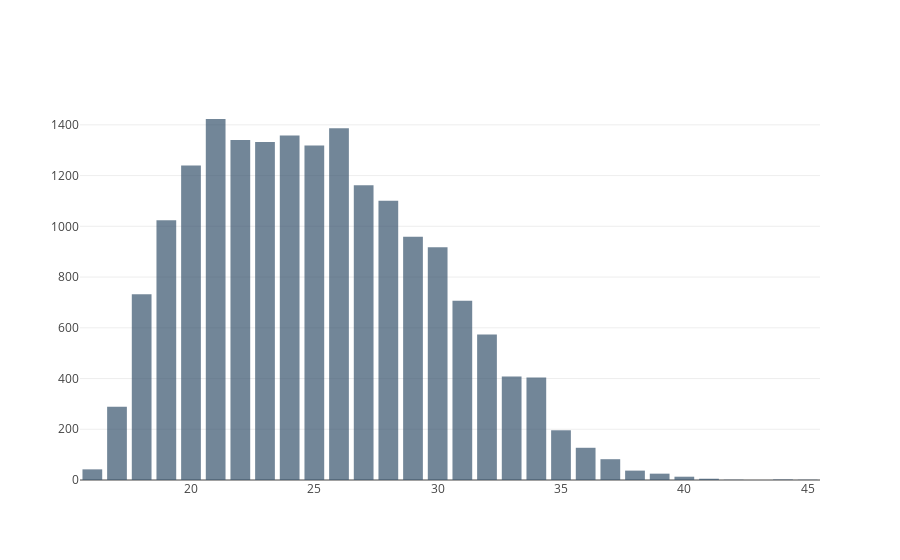

The code cell stored with this chart in its notebook:
### Code cell
trace1 = go.Bar(x = x, y = y, name = 'Age', opacity = 0.7, marker=dict(color='rgb(55, 83, 109)'))
data_a = [trace1]

layout = go.Layout(barmode = "group")
fig = go.Figure(data = data_a, layout = layout)
iplot(fig)

### Figure 1 — Plotly figure (JSON) as saved in the notebook; plotly's stock layout.template omitted (floating-point values rounded to 4 significant figures)
{"data": [{"marker": {"color": "rgb(55, 83, 109)"}, "name": "Age", "opacity": 0.7, "type": "bar", "uid": "47f9743d-2516-48ee-8649-325b15d7aed8", "x": [16, 17, 18, 19, 20, 21, 22, 23, 24, 25, 26, 27, 28, 29, 30, 31, 32, 33, 34, 35, 36, 37, 38, 39, 40, 41, 42, 44, 45], "y": [42, 289, 732, 1024, 1240, 1423, 1340, 1332, 1358, 1319, 1387, 1162, 1101, 959, 917, 707, 574, 408, 404, 196, 127, 82, 37, 25, 13, 5, 1, 2, 1]}], "layout": {"barmode": "group"}}
